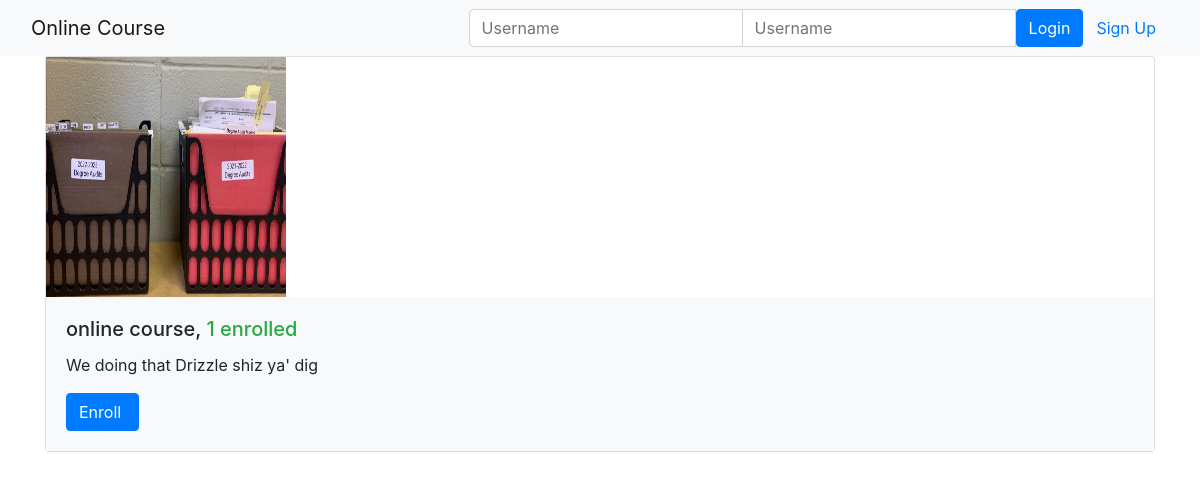
Page /onlinecourse/ on the earlier database version.
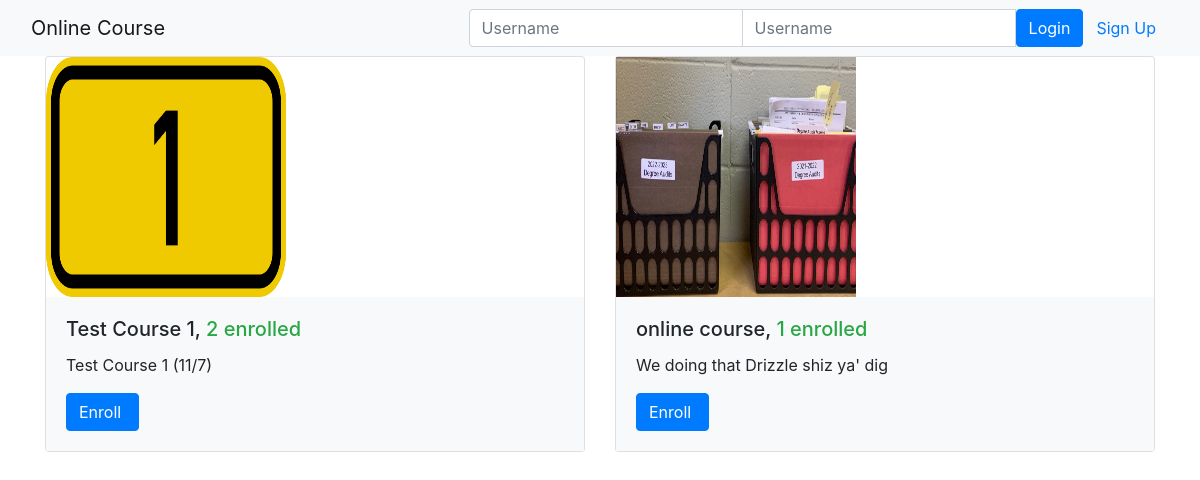
Same page on the later database version.
### onlinecourse/models.py (models this page shows, shortened)
class Course(models.Model):
    name = models.CharField(null=False, max_length=30, default='online course')
    image = models.ImageField(upload_to='course_images/')
    description = models.CharField(max_length=1000)
    pub_date = models.DateField(null=True)
    instructors = models.ManyToManyField(Instructor)
    users = models.ManyToManyField(settings.AUTH_USER_MODEL, through='Enrollment')
    total_enrollment = models.IntegerField(default=0)
    is_enrolled = False

### onlinecourse/views.py (the view)
class CourseListView(generic.ListView):
    template_name = 'onlinecourse/course_list_bootstrap.html'
    context_object_name = 'course_list'
    def get_queryset(self):
        user = self.request.user
        courses = Course.objects.order_by('-total_enrollment')[:10]
        for course in courses:
            if user.is_authenticated:
                course.is_enrolled = check_if_enrolled(user, course)
        return courses

### onlinecourse/templates/onlinecourse/course_list_bootstrap.html (shortened to what this page needs)
<!DOCTYPE html>
<html lang="en">
<head>
    {% load static %}
    <link rel="stylesheet" href="https://maxcdn.bootstrapcdn.com/bootstrap/4.5.2/css/bootstrap.min.css">
</head>
<body>
    <nav class="navbar navbar-light bg-light">
        <div class="container-fluid">
            <div class="navbar-header">
                  <a class="navbar-brand" href="#">Online Course</a>
            </div>
            <ul class="nav navbar-nav navbar-right">
                {% if user.is_authenticated %}
                <li>
                    <a class="btn btn-link" href="#">{{ user.first_name }}({{ user.username }})</a>
                    <a class="btn btn-link" href="{% url 'onlinecourse:logout' %}">Logout</a>
                </li>
                {% else %}
                <li>
                    <form class="form-inline" action="{% url 'onlinecourse:login' %}" method="post">
                        <div class="input-group">
                            <input type="text" class="form-control" placeholder="Username" name="username" >
                            <input type="password" class="form-control" placeholder="Username" name="psw" >
                            <button class="btn btn-primary" type="submit">Login</button>
                            <a class="btn btn-link" href="{% url 'onlinecourse:registration' %}">Sign Up</a>
                        </div>
                    </form>
                </li>
                {% endif %}
            </ul>
        </div>
    </nav>
    {% if course_list %}
        <div class="container">
            <div class="card-deck">
                {% for course in course_list %}
                         <div class="card" style="width: 36rem;">
                          <img class="card-img-left" src="{{MEDIA_URL}}/{{ course.image }}" width="240px" height="240px"
                               alt="Course image">
                          <div class="card-body bg-light">
                              <h5 class="card-title">{{ course.name }}, <span class="text-success">
                                  {{ course.total_enrollment}} enrolled</span></h5>
                            <p class="card-text">{{ course.description}}</p>
                            <form action="{% url 'onlinecourse:enroll' course.id %}" method="post">
                                  <input class="btn btn-primary"  type="submit"
                                         value="{% if course.is_enrolled %}Enter{% else %}Enroll{% endif %} ">
                            </form>
                          </div>
                        </div>
                {% endfor %}
            </div>
        </div>
    {% else %}
        <p>No courses are available.</p>
    {% endif %}
</body>
</html>

Differences in the rows shown:
added Course: image (picture), name "Test Course 1", total_enrollment "2", description "Test Course 1 (11/7)", is_enrolled "Enroll"
